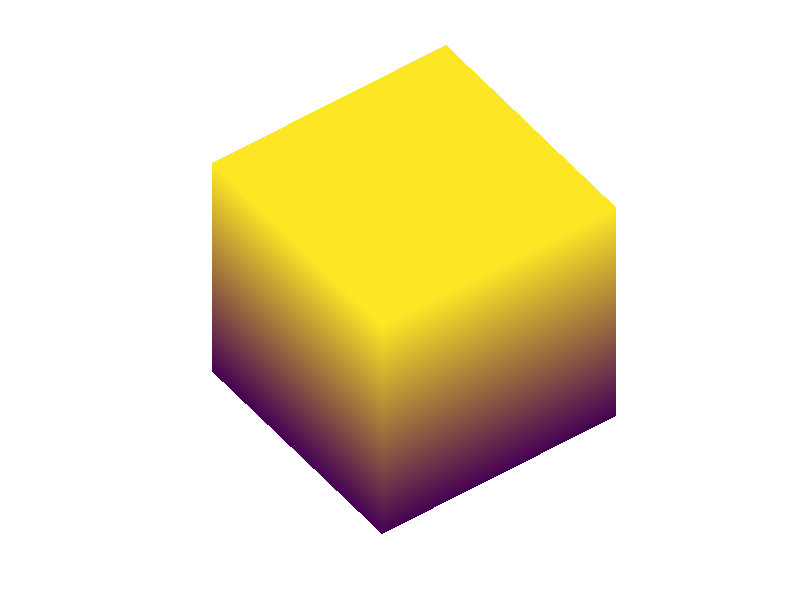

This figure's MATLAB source:
clear
clc
close all
% Listing 11.06 Simple solid cube
xx = [ 0 0 0 0 0 % P-P-P-P-P
-1 -1 1 1 -1 % A-B-C-D-A
-1 -1 1 1 -1 % E-F-G-H-E
0 0 0 0 0] % Q-Q-Q-Q-Q
yy = [ 0 0 0 0 0 % P-P-P-P-P
1 -1 -1 1 1 % A-B-C-D-A
1 -1 -1 1 1 % E-F-G-H-E 
0 0 0 0 0] % Q-Q-Q-Q-Q
zz = [ 1 1 1 1 1 % P-P-P-P-P
1 1 1 1 1 % A-B-C-D-A
-1 -1 -1 -1 -1 % E-F-G-H-E
-1 -1 -1 -1 -1] % Q-Q-Q-Q-Q
surf(xx, yy, zz)
axis equal
shading interp
view(-36, 44)
axis off
